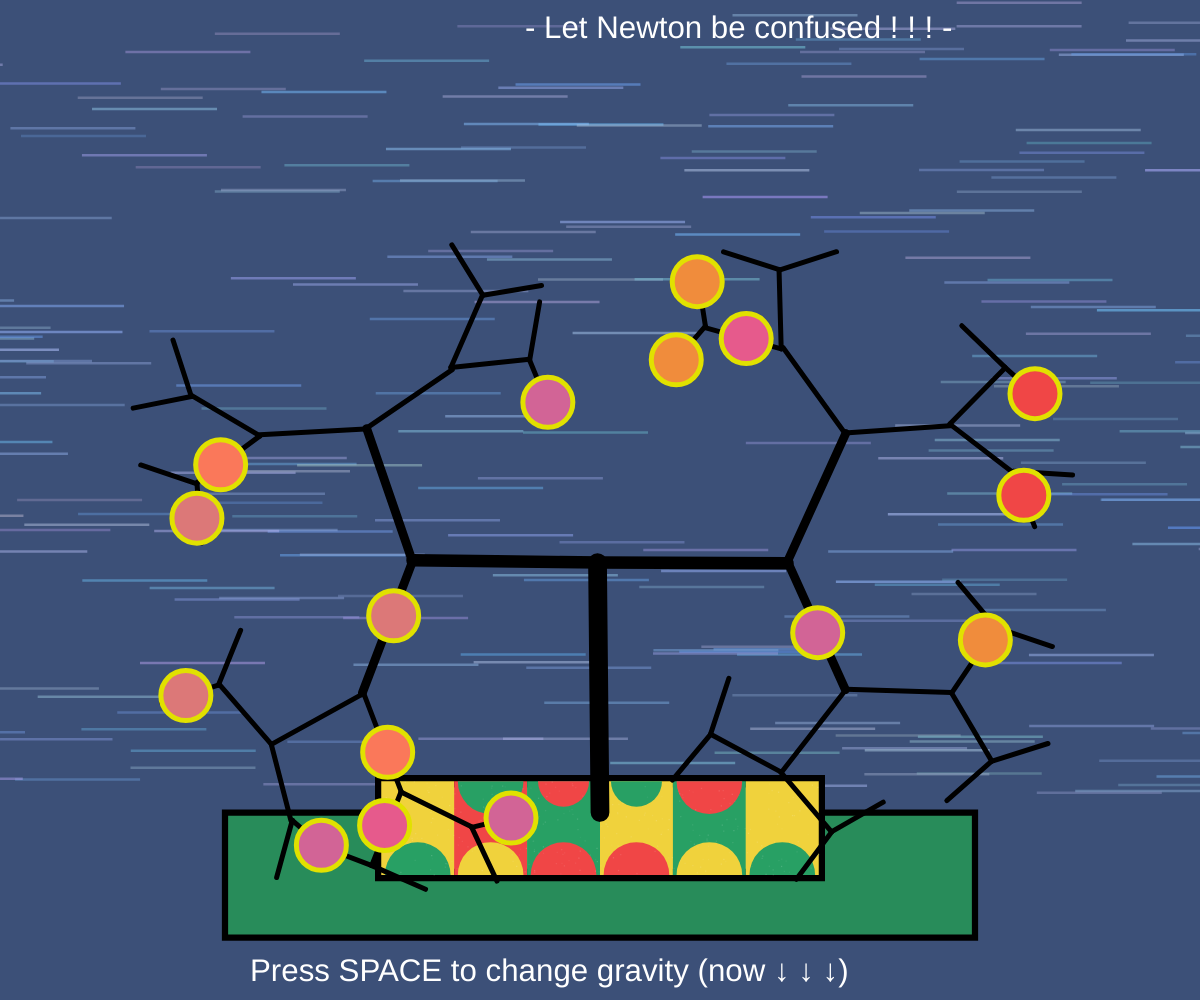
Frame 1 (no input)
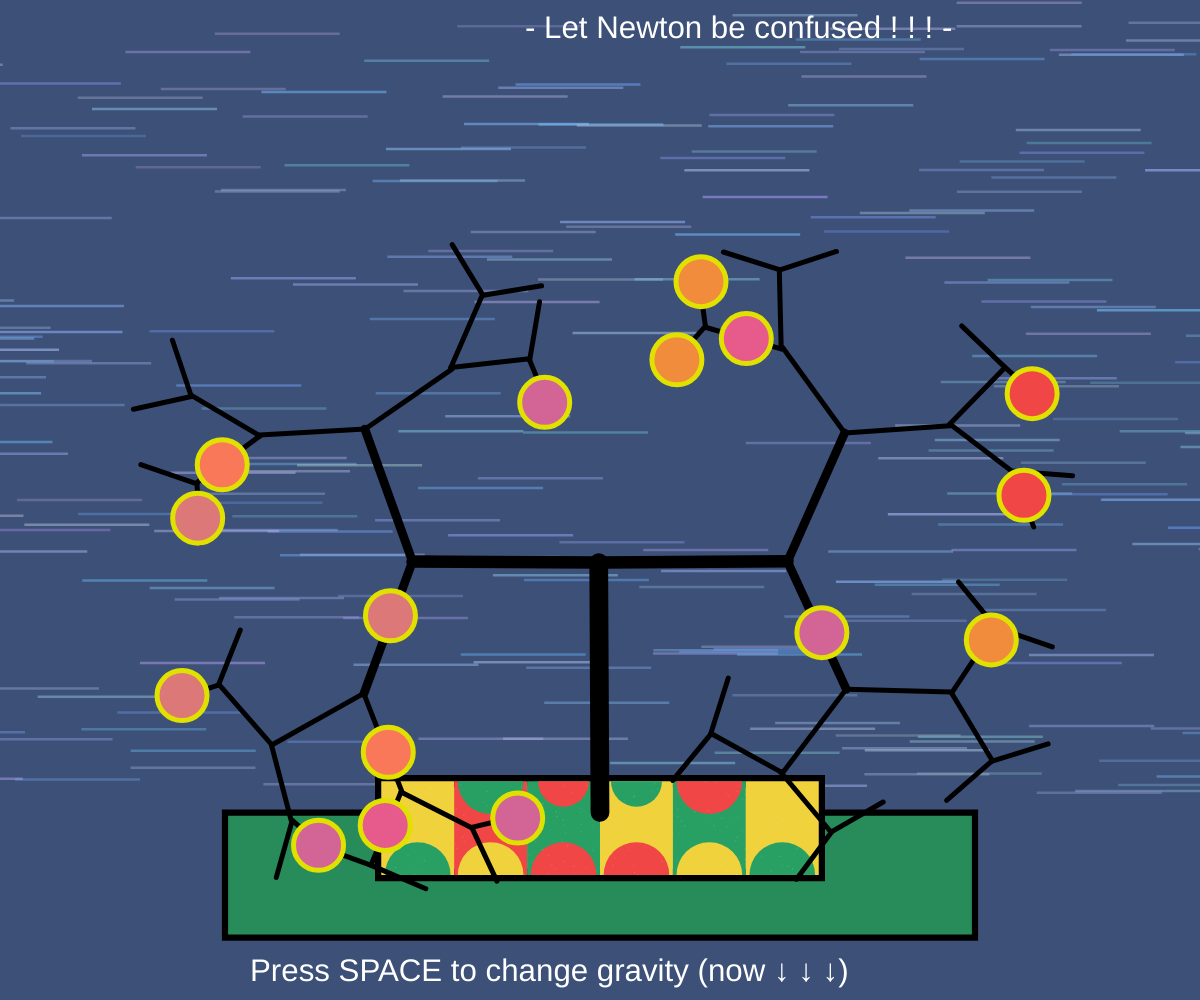
Frame 60 (no input)
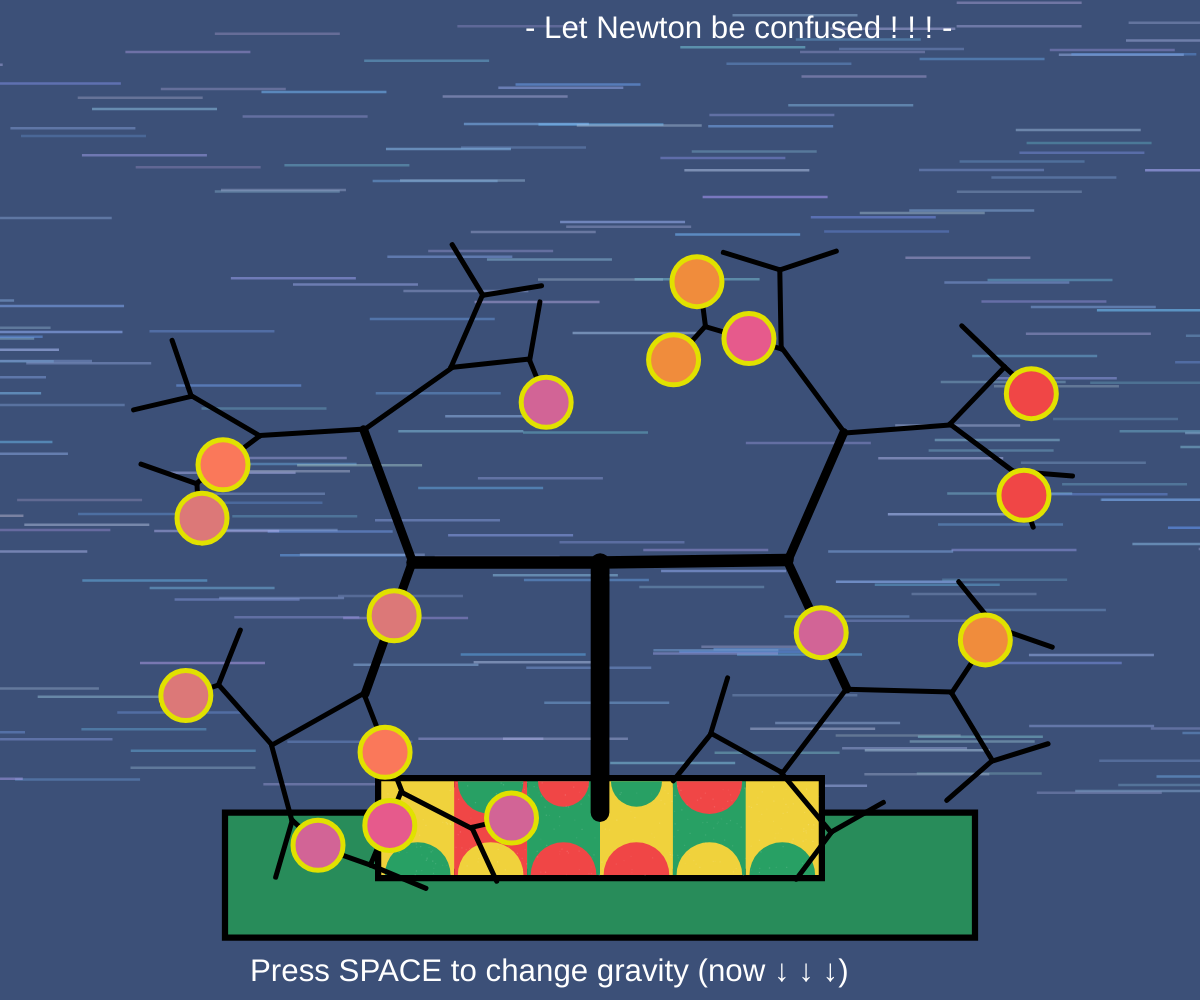
Frame 120 (the mouse pressed at the canvas centre since frame 60)

The p5.js sketch that drew these frames (run headless with seeded random() and noise() and a simulated clock; from frame 60 on, the mouse is pressed at the canvas centre):

// p5.js sketch
// ── sketch.js
const DESIGN_H = 800;
const DESIGN_W = 600;

let branches = [];
let apples = [];
let gravity = 0.2;  
let gravityDirection = 1;
let ground = 750;
let topY = 20;
let noisePoints = [];
let scaleFactor;
let offsetX = 0;
let offsetY = 0;

//Segment Class (Tree Branch).
class Segment{
  constructor(x,y,length,angle,level){
    this.x = x;
    this.y = y;
    this.length = length;
    this.angle = angle;
    this.level = level;

  //Different thickness for different branch level.
    if(this.level === 1){
      this.thickness = 15;
    } else if(this.level === 2){
      this.thickness = 10;
    } else if(this.level === 3){
      this.thickness = 7;
    } else{
      this.thickness = 4
    }
  // Small waving animation values.
    this.swayAmp = random(1,3);
    this.swaySpeed = random(0.2, 0.2);
  // Calculate the end point of the branch based on angle.
    this.x2 = this.x + cos(this.angle) * this.length;
    this.y2 = this.y - sin(this.angle) * this.length;
  }

  
  draw(){
    // Set branches' color
    stroke(0);
    strokeWeight(this.thickness);
    // Small animation using sin() to simulate "wind".
    let sway = sin(frameCount* this.swaySpeed + this.y * 0.05)* this.swayAmp;

    let newX = this.x + cos(this.angle + radians(sway * 0.5)) * this.length;
    let newY = this.y - sin(this.angle + radians(sway * 0.5)) * this.length;

    line(this.x, this.y, newX, newY);
    //let branches silghtly wave.
  }
}
// Apple class(generate, sway, drop)
class Apple {
  constructor(x,y,color){
    this.stratX = x;
    this.stratY = y;
    this.x = x;
    this.y = y;
    this.dropSpeed = 0;
    this.color = color;
    this.state = "waiting";
    this.timer = 0; 
    // Slight left and right swing while apple are hanging.
    this.swayRate = random(1.0, 3.0);    
    this.swaySpeed = random(0.5, 0.3); 
    this.swayPhase = random(0, TWO_PI); 
  }     
  reset(){
    // Reset apple to initial position.
    this.x = this.stratX;
    this.y = this.stratY;
    this.dropSpeed = 0;
    this.state = "waiting";
    this.timer = 0;
    this.swayPhase = random(0, TWO_PI);
  }
  update(){
  if (this.state === "waiting"){
    // Waiting for 2 seconds before falling.
    this.timer++;
    if(this.timer > 120){
      this.state = "falling";
      this.timer = 0;
    }
  } else if (this.state ==="falling"){
    // Apply gravity.
    this.dropSpeed += gravity * gravityDirection;
    this.y += this.dropSpeed;

    // Hit ground.
    if(gravityDirection === 1 && this.y >= ground){
      this.y = ground;
      this.state = "landed";
      this.dropSpeed = 0;
      this.timer = 0;
    // Hit top(when reversed gravity)
    } else if (gravityDirection === -1 && this.y <=topY){
      this.y = topY;
      this.state = "landed";
      this.dropSpeed = 0;
      this.timer = 0;
    }
  } 
  // state === "landed" no automatically reset
}
  
  draw(){
    stroke(225,225,0);
    fill(this.color[0],this.color[1],this.color[2]);
    
    let drawX = this.x;
    let drawY = this.y;
  // Slight sway when hanging.
    if (this.state === "waiting") {
      const t = frameCount * this.swaySpeed + this.swayPhase;
      drawX += sin(t) * this.swayRate;}

    
      ellipse(drawX, drawY, 40, 40);
  }
}
//Recursive Tree Generator
function generateTree(x, y, length, angle, level){
  if (length < 40) return;
  
  let branch = new Segment(x, y, length, angle, level);
  branches.push(branch);

  let angleOffset = random(radians(30),radians(90));

  let endX = branch.x2;
  let endY = branch.y2;

  //Random chance to grow an apple on highter level branch.
  if (level >= 3 && random()<0.2){
    let t = random(0.3,0.9);
    let appleX = lerp(branch.x, branch.x2, t);
    let appleY = lerp(branch.y, branch.y2, t);
    let colorChoice = [
      [240,70,70],
      [240,140,60],
      [220,120,120],
      [230,90,140],
      [250,120,90],
      [210,100,150]
    ];
    let c = random(colorChoice);
    apples.push(new Apple(appleX, appleY, c));
  }
  /*The transition from "if(level >= 3)" to "apples.push(new Apple(appleX, appleY, c));"
  is partly obtained by asking ChatGPT, The specific question-and-answer process will be placed in the appendix.*/

  generateTree(endX, endY, length* 0.75, angle + angleOffset, level + 1);
  generateTree(endX, endY, length* 0.75, angle - angleOffset, level + 1);
}

function setup() {
  createCanvas(windowWidth, windowHeight); 
  frameRate(60);
  // Keep 600* 800 proportion across screens.  
  scaleFactor = min(windowWidth/ DESIGN_W, windowHeight/ DESIGN_H);
  // Generate background noise lines.
  for (let i = 0; i < 1000; i++){
    noisePoints.push({
      x: random(-width- 1000, width+ 1000),
      y: random(0, 650),
      c:[random(100,180), random(150,200), random(200,255), random(80,150)]
    });
  }
  // Generate a full recursive tree.
  generateTree(300, 650, 200, PI / 2, 1);
}

// Main draw loop
function draw(){
  //base blue background.
  background(60,80,120);
  
  push();
  scale(scaleFactor);
  offsetX = (width / scaleFactor - DESIGN_W)/ 2;
  offsetY = (height/ scaleFactor - DESIGN_H)/2;
  translate(offsetX, offsetY);
  // Draw background noise.
  noStroke();
  for (let p of noisePoints){
    fill(p.c[0],p.c[1],p.c[2],p.c[3]);
    rect(p.x, p.y, 100, 2);
  }
  // Ground.
  fill(40,140,90);
  rect(0,650,600,100);
  stroke(0);
  strokeWeight(5);
  noFill();
  rect(0,650,600,100);
  noStroke();

  // Yellow base
  fill(240,210,60);
  stroke(0);
  strokeWeight(10);
  rect(125,625,350,75);
  noStroke();

  // Colorfull rects
  const colors = [
    color(240,210,60),
    color(240,70,70),
    color(40,160,100),
    color(240,210,60),
    color(40,160,100),
    color(240,210,60)
  ];
  const startX = 125;
  const startY = 625;
  const boxW = 350 / 6;
  const boxH = 75;
 
  for (let i = 0; i < 6; i++){
    fill(colors[i]);
    rect(startX + i * boxW, startY, boxW, boxH);
  }
  
  const bottomColors = [
    color(40,160,100),
    color(240,210,60),
    color(240,70,70),
    color(240,70,70),
    color(240,210,60),
    color(40,160,100)
  ];

  for (let i = 0; i < 6; i++){
    let cx = startX + i * boxW + boxW / 2;
    let cy = startY + boxH;
    let r = boxW * 0.9;
    fill(bottomColors[i]);
    arc(cx, cy, r, r, PI, 0);
  }

  const topColors = [
    color(40, 160, 100),
    color(240, 70, 70),
    color(40, 160, 100),
    color(240, 70, 70)
  ];
  const topCenters = [
    startX + boxW * 1.5,
    startX + boxW * 2.5,
    startX + boxW * 3.5,
    startX + boxW * 4.5
  ];
  for (let i = 0; i < 4; i++){
    let cx = topCenters[i];
    let cy = startY;
    let r = (i === 1 || i === 2) ? boxW * 0.7 : boxW * 0.9;
    fill(topColors[i]);
    arc(cx,cy,r,r,0,PI);
  }

  noStroke();
  for (let i = 0; i < 300; i++){
    fill(255,255,255,random(10,40));
    rect(random(125,475),random(625,700), 1, 1);
  }
  // Draw all branches.
  for (let branch of branches ){
    branch.draw(); 
  }
  // Draw and update all apples.
  for (let a of apples){
    a.update();
    a.draw();
  }
  // Display gravity control text.
  noStroke();
  fill(255);
  textSize(25);
  if(gravityDirection === 1){
    text("Press SPACE to change gravity (now ↓ ↓ ↓)",20,785);
  }else{
    text("Press SPACE to change gravity (now ↑ ↑ ↑)",20,785);
  }
    text("- Let Newton be confused ! ! ! -",240,30);
    pop();
}

// Make the canvas size match the screen size.
function fitWidow(){
  resizeCanvas(windowWidth,windowHeight);
  scaleFactor = min(windowWidth / DESIGN_W, windowHeight/ DESIGN_H);
}
// Add keypress to control the direction of gravity.
function keyPressed(){
  if (key === ' '){
    gravityDirection *= -1;
    for (let a of apples){
      a.reset();
    } 
  }
}
function mousePressed() {
  // Convert the position of the mouse into design coordinates.（600×800）
  let mx = mouseX / scaleFactor - offsetX;
  let my = mouseY / scaleFactor - offsetY;

  for (let i = apples.length - 1; i >= 0; i--) {
    let a = apples[i];

    // Only deal with the apples that have already fallen to the ground.
    if (a.state === "landed" && a.y >= ground - 1) {
      let d = dist(mx, my, a.x, a.y);
      if (d < 20) {   // 20 The radius of an apple
        apples.splice(i, 1);  // Remove this apple from array.
        break; // Pick up one at a time
      }
    }
  }
}
